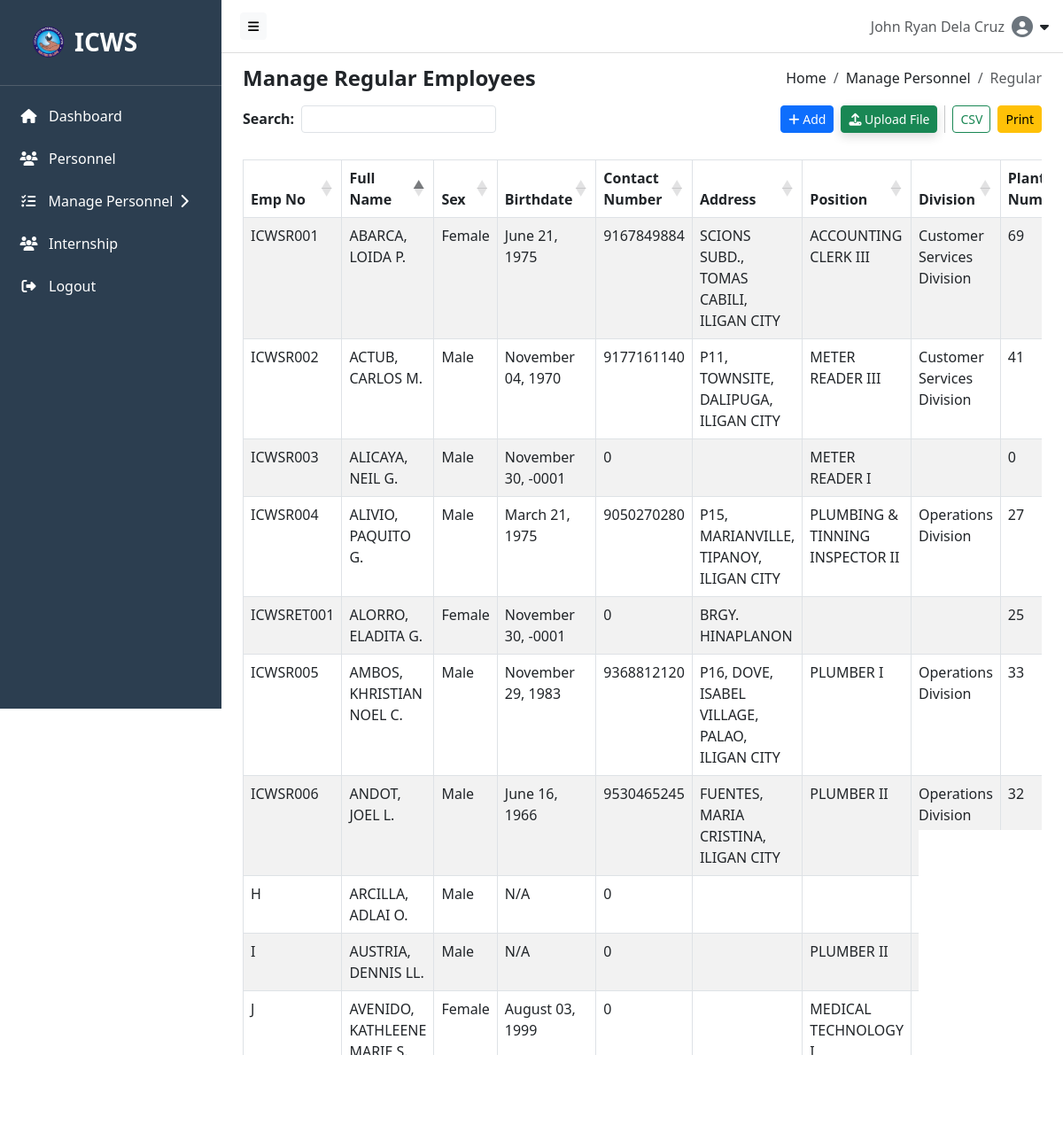
The app's page /src/components/manage_regEmp.php (signed in) with its own data.
### tables this page shows
CREATE TABLE `reg_emp` (
  `regEmp_id` int(5) NOT NULL,
  `personnel_id` int(5) DEFAULT NULL,
  `salary_id` int(5) DEFAULT NULL,
  `plantillaNo` int(5) DEFAULT NULL,
  `acaPera` float(10,2) DEFAULT NULL,
  `createdAt` timestamp NOT NULL DEFAULT current_timestamp(),
  `updatedAt` timestamp NOT NULL DEFAULT current_timestamp() ON UPDATE current_timestamp()
);

CREATE TABLE `personnel` (
  `personnel_id` int(5) NOT NULL,
  `Emp_No` varchar(100) NOT NULL,
  `emp_type` enum('Regular','Job Order','Contract') NOT NULL,
  `emp_status` enum('Active','Inactive') NOT NULL,
  `full_name` varchar(255) DEFAULT NULL,
  `position` varchar(255) DEFAULT NULL,
  `unit` varchar(100) NOT NULL,
  `section` varchar(100) NOT NULL,
  `team` varchar(255) NOT NULL,
  `operator` varchar(255) NOT NULL,
  `division` varchar(255) DEFAULT NULL,
  `contact_number` bigint(11) DEFAULT NULL,
  `sex` enum('Male','Female') DEFAULT NULL,
  `birthdate` date DEFAULT NULL,
  `address` varchar(255) DEFAULT NULL,
  `profile_picture` varchar(255) NOT NULL,
  `createdAt` timestamp NOT NULL DEFAULT current_timestamp() ON UPDATE current_timestamp(),
  `updatedAt` timestamp NOT NULL DEFAULT current_timestamp() ON UPDATE current_timestamp()
);

### src/components/manage_regEmp.php (the view, shortened to what this page needs)
<?php
include_once __DIR__ . '/../../backend/db.php';
$regulars = [];
$result = $conn->query("
  SELECT
    p.Emp_No,
    p.full_name,
    p.sex,
    p.birthdate,
    p.contact_number,
    p.address,
    p.position,
    p.division,
    r.plantillaNo,
    s.salaryGrade,
    s.step,
    s.level,
    r.acaPera,
    s.monthlySalary
  FROM reg_emp r
  JOIN personnel p ON r.personnel_id = p.personnel_id
  JOIN salary s ON r.salary_id = s.salary_id
  ORDER BY p.full_name ASC
  ");
  if ($result && $result instanceof mysqli_result && $result->num_rows > 0) {
      while ($row = $result->fetch_assoc()) {
          $regulars[] = $row;
      }
  }
?>
<!DOCTYPE html>
<html lang="en">
<head>
  <link rel="stylesheet" href="https://cdn.jsdelivr.net/npm/bootstrap@5.3.0/dist/css/bootstrap.min.css">
  <link rel="stylesheet" href="https://cdnjs.cloudflare.com/ajax/libs/font-awesome/6.4.0/css/all.min.css">
  <link rel="stylesheet" href="https://cdn.datatables.net/1.13.6/css/dataTables.bootstrap5.min.css">
  <link rel="stylesheet" href="https://cdn.datatables.net/buttons/2.4.1/css/buttons.bootstrap5.min.css">
</head>
<body>
<?php include __DIR__ . '/../hero/navbar.php'; ?>
<?php include __DIR__ . '/../hero/sidebar.php'; ?>
<div class="content" id="content">
  <div class="d-flex justify-content-between align-items-center flex-wrap mb-3">
    <h4 class="mb-0 fw-bold">Manage Regular Employees</h4>
    <nav aria-label="breadcrumb">
      <ol class="breadcrumb mb-0">
        <li class="breadcrumb-item"><a class="breadcrumb-link" href="http://localhost/ICWS-Personnel-Profiling/src/hero/home.php">Home</a></li>
        <li class="breadcrumb-item"><a class="breadcrumb-link" href="http://localhost/ICWS-Personnel-Profiling/src/components/personnel_record.php">Manage Personnel</a></li>
        <li class="breadcrumb-item active" aria-current="page">Regular</li>
      </ol>
    </nav>
  </div>
  <div class="search-buttons-container row align-items-center mb-4">
    <div class="col-md-6 d-flex align-items-center gap-2">
      <label for="searchInput" class="form-label mb-0"><strong>Search:</strong></label>
      <div id="customSearchContainer"></div>
    </div>
    <div class="col-md-6 text-end">
      <div class="d-flex flex-wrap justify-content-end align-items-center gap-2">
        <button class="btn btn-primary btn-sm" onclick="window.location.href='http://localhost/ICWS-Personnel-Profiling/src/components/add_regular_employee.php'"><i class="fas fa-plus"></i> Add</button>
        <button class="btn btn-success btn-sm shadow-custom text-white" style="background-color: success;" data-bs-toggle="modal" data-bs-target="#uploadModal">
          <i class="fas fa-upload"></i> Upload File
        </button>
        <button class="btn btn-outline-success export-btn btn-sm" data-type="csv">CSV</button>
        <button class="btn btn-warning btn-sm" onclick="window.location.href='http://localhost/ICWS-Personnel-Profiling/src/components/print.php'">
          Print
        </button>
      </div>
    </div>
  </div>
  <div class="table-container">
    <table class="table table-striped table-bordered" id="personnelTable">
      <thead>
        <tr>
          <th>Emp No</th>
          <th>Full Name</th>
          <th>Sex</th>
          <th>Birthdate</th>
          <th>Contact Number</th>
          <th>Address</th>
          <th>Position</th>
          <th>Division</th>
          <th>Plantilla Number</th>
        </tr>
      </thead>
      <tbody>
      <?php foreach ($regulars as $index => $p): ?>
        <tr>
          <td><?= htmlspecialchars($p['Emp_No']) ?></td>
          <td><?= htmlspecialchars($p['full_name']) ?></td>
          <td><?= htmlspecialchars($p['sex']) ?></td>
          <td>
            <?= !empty($p['birthdate'])
                ? date('F d, Y', strtotime($p['birthdate']))
                : 'N/A';
            ?>
          </td>
          <td><?= htmlspecialchars($p['contact_number']) ?></td>
          <td><?= htmlspecialchars($p['address']) ?></td>
          <td><?= htmlspecialchars($p['position']) ?></td>
          <td><?= htmlspecialchars($p['division']) ?></td>
          <td><?= htmlspecialchars($p['plantillaNo']) ?></td>
        </tr>
      <?php endforeach; ?>
      </tbody>
    </table>
  </div>
</div>
</body>
</html>

### src/components/manage_regEmp.php (style rules this page uses)
body { font-family: Arial; }
.content { padding: 30px; }
.breadcrumb-link { color: inherit; text-decoration: none; transition: color 0.2s ease; }
.search-buttons-container { margin-top: 25px; }
.shadow-custom { box-shadow: 0 4px 12px rgba(0, 0, 0, 0.15); }

### src/hero/navbar.php (style rules this page uses)
#content { margin-left: 250px; transition: margin-left 0.3s ease; padding: 1.5rem; margin-top: 50px }

### records on screen
reg_emp: personnel.Emp_No "ICWSR001", personnel.full_name "ABARCA, LOIDA P.", personnel.sex "Female", personnel.birthdate "June 21, 1975", personnel.contact_number "9167849884", personnel.address "SCIONS SUBD., TOMAS CABILI, ILIGAN CITY", personnel.position "ACCOUNTING CLERK III", personnel.division "Customer Services Division", plantillaNo "69"
reg_emp: personnel.Emp_No "ICWSR002", personnel.full_name "ACTUB, CARLOS M.", personnel.sex "Male", personnel.birthdate "November 04, 1970", personnel.contact_number "9177161140", personnel.address "P11, TOWNSITE, DALIPUGA, ILIGAN CITY", personnel.position "METER READER III", personnel.division "Customer Services Division", plantillaNo "41"
reg_emp: personnel.Emp_No "ICWSR003", personnel.full_name "ALICAYA, NEIL G.", personnel.sex "Male", personnel.birthdate "November 30, -0001", personnel.contact_number "0", personnel.position "METER READER I", plantillaNo "0"
reg_emp: personnel.Emp_No "ICWSR004", personnel.full_name "ALIVIO, PAQUITO G.", personnel.sex "Male", personnel.birthdate "March 21, 1975", personnel.contact_number "9050270280", personnel.address "P15, MARIANVILLE, TIPANOY, ILIGAN CITY", personnel.position "PLUMBING & TINNING INSPECTOR II", personnel.division "Operations Division", plantillaNo "27"
reg_emp: personnel.Emp_No "ICWSRET001", personnel.full_name "ALORRO, ELADITA G.", personnel.sex "Female", personnel.birthdate "November 30, -0001", personnel.contact_number "0", personnel.address "BRGY. HINAPLANON", plantillaNo "25"
reg_emp: personnel.Emp_No "ICWSR005", personnel.full_name "AMBOS, KHRISTIAN NOEL C.", personnel.sex "Male", personnel.birthdate "November 29, 1983", personnel.contact_number "9368812120", personnel.address "P16, DOVE, ISABEL VILLAGE, PALAO, ILIGAN CITY", personnel.position "PLUMBER I", personnel.division "Operations Division", plantillaNo "33"
reg_emp: personnel.Emp_No "ICWSR006", personnel.full_name "ANDOT, JOEL L.", personnel.sex "Male", personnel.birthdate "June 16, 1966", personnel.contact_number "9530465245", personnel.address "FUENTES, MARIA CRISTINA, ILIGAN CITY", personnel.position "PLUMBER II", personnel.division "Operations Division", plantillaNo "32"
reg_emp: personnel.Emp_No "H", personnel.full_name "ARCILLA, ADLAI O.", personnel.sex "Male", shows "N/A", personnel.contact_number "0"
reg_emp: personnel.Emp_No "I", personnel.full_name "AUSTRIA, DENNIS LL.", personnel.sex "Male", shows "N/A", personnel.contact_number "0", personnel.position "PLUMBER II"
reg_emp: personnel.Emp_No "J", personnel.full_name "AVENIDO, KATHLEENE MARIE S.", personnel.sex "Female", personnel.birthdate "August 03, 1999", personnel.contact_number "0", personnel.position "MEDICAL TECHNOLOGY I"

### other values on screen
$fullName "John Ryan Dela Cruz"
